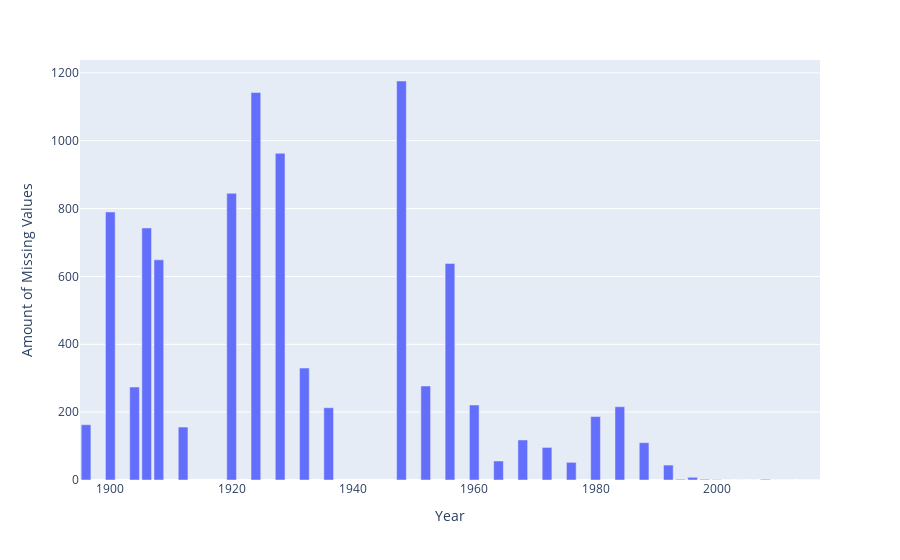

The code cell stored with this chart in its notebook:
### Code cell
# plotting based on missing values
px.bar(missing_age_values, x = "Year", y = "Amount of Missing Values")

### Figure 1 — Plotly figure (JSON) as saved in the notebook; plotly's stock layout.template omitted (floating-point values rounded to 4 significant figures)
{"data": [{"alignmentgroup": "True", "hovertemplate": "Year=%{x}<br>Amount of Missing Values=%{y}<extra></extra>", "legendgroup": "", "marker": {"color": "#636efa", "pattern": {"shape": ""}}, "name": "", "offsetgroup": "", "orientation": "v", "showlegend": false, "textposition": "auto", "type": "bar", "x": ["1896-01-01T00:00:00", "1900-01-01T00:00:00", "1904-01-01T00:00:00", "1906-01-01T00:00:00", "1908-01-01T00:00:00", "1912-01-01T00:00:00", "1920-01-01T00:00:00", "1924-01-01T00:00:00", "1928-01-01T00:00:00", "1932-01-01T00:00:00", "1936-01-01T00:00:00", "1948-01-01T00:00:00", "1952-01-01T00:00:00", "1956-01-01T00:00:00", "1960-01-01T00:00:00", "1964-01-01T00:00:00", "1968-01-01T00:00:00", "1972-01-01T00:00:00", "1976-01-01T00:00:00", "1980-01-01T00:00:00", "1984-01-01T00:00:00", "1988-01-01T00:00:00", "1992-01-01T00:00:00", "1994-01-01T00:00:00", "1996-01-01T00:00:00", "1998-01-01T00:00:00", "2000-01-01T00:00:00", "2002-01-01T00:00:00", "2004-01-01T00:00:00", "2006-01-01T00:00:00", "2008-01-01T00:00:00", "2010-01-01T00:00:00", "2012-01-01T00:00:00", "2014-01-01T00:00:00", "2016-01-01T00:00:00"], "xaxis": "x", "y": [163, 790, 274, 743, 649, 156, 845, 1142, 963, 330, 213, 1176, 277, 638, 221, 56, 118, 96, 52, 187, 216, 110, 44, 2, 8, 2, 1, 0, 0, 0, 2, 0, 0, 0, 0], "yaxis": "y"}], "layout": {"barmode": "relative", "legend": {"tracegroupgap": 0}, "margin": {"t": 60}, "xaxis": {"anchor": "y", "domain": [0, 1], "title": {"text": "Year"}}, "yaxis": {"anchor": "x", "domain": [0, 1], "title": {"text": "Amount of Missing Values"}}}}
